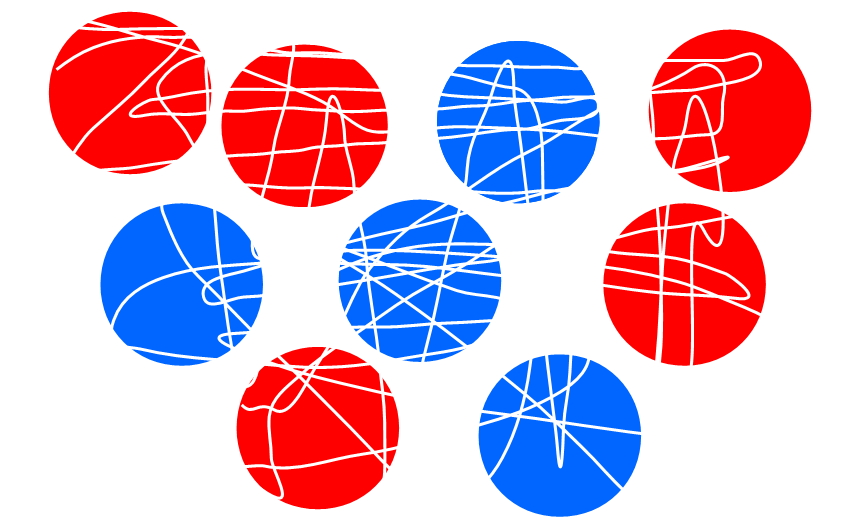
#> input picture Lab4_extra/zad_kółka_1.png, 850 x 529 px
$ python example_2.py
#> lines starting #> are read from the running program, lines starting #| are printed output that depends on the picture; after the words box and inside, x2 and y2 are one past the last pixel; in counts of white or black regions, pixels touching at a corner belong together
import cv2
import numpy as np

image_src = cv2.imread("zad_kółka_1.png")
#> image_src is the input picture: shape (529, 850, 3); mean B, G, R 203.6, 179.9, 215.4
image = image_src.copy()

background_mask = cv2.inRange(image, (255, 255, 255), (255, 255, 255))
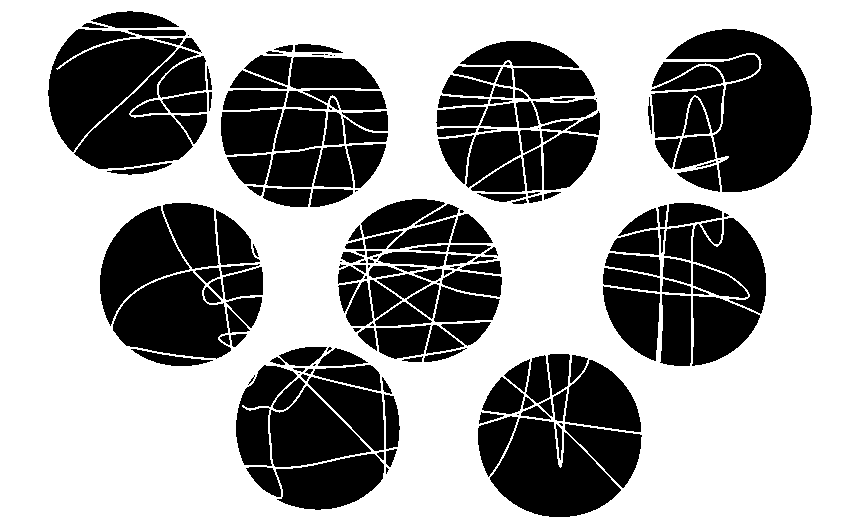
#> background_mask: shape (529, 850); 62% white; 209 black regions (31 under 20 px), largest, box (x1, y1, x2, y2) and area: (666, 29, 812, 192) 12137, (48, 29, 177, 152) 8413, (490, 418, 621, 517) 7886
image[background_mask == 255] = 0
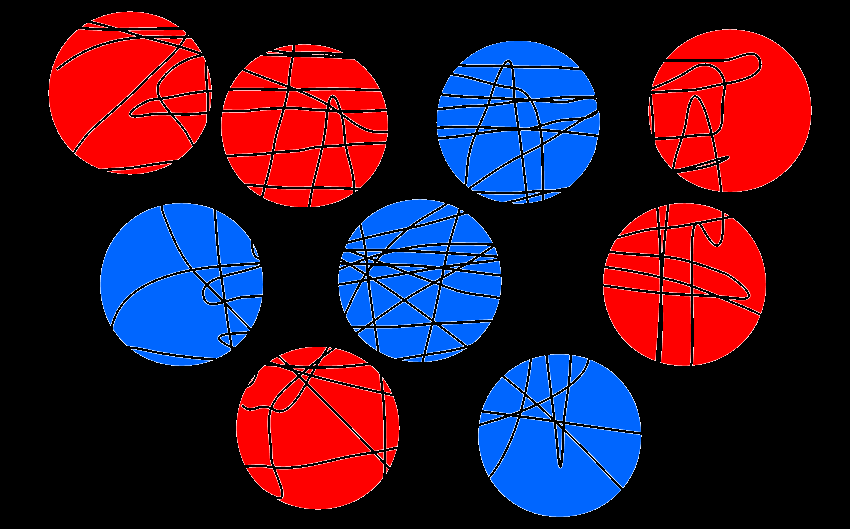
#> image: shape (529, 850, 3); mean B, G, R 45.4, 21.7, 57.2

blue_mask = cv2.inRange(image, (200, 100, 0), (255, 200, 0))
#> blue_mask: shape (529, 850); 14.5% white; 106 white regions (16 under 20 px), largest, box (x1, y1, x2, y2) and area: (491, 419, 620, 516) 7450, (114, 272, 230, 358) 6650, (101, 207, 189, 323) 4889
red_mask = cv2.inRange(image, (0, 0, 200), (0, 0, 255))
#> red_mask: shape (529, 850); 19% white; 84 white regions (11 under 20 px), largest, box (x1, y1, x2, y2) and area: (668, 30, 811, 192) 11585, (49, 30, 175, 150) 7827, (76, 49, 196, 168) 5371

blue_mask = cv2.morphologyEx(
    blue_mask, cv2.MORPH_CLOSE, cv2.getStructuringElement(cv2.MORPH_RECT, (15, 15))
)
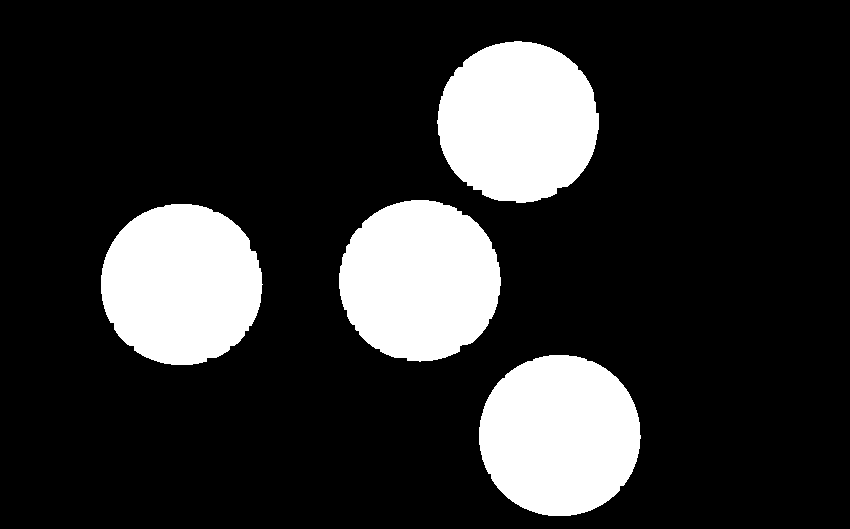
#> blue_mask: shape (529, 850); 18.2% white; 4 white regions, box (x1, y1, x2, y2) and area: (479, 355, 641, 516) 20580, (101, 204, 263, 365) 20492, (437, 41, 599, 203) 20484, (339, 200, 501, 362) 20479
red_mask = cv2.morphologyEx(
    red_mask, cv2.MORPH_CLOSE, cv2.getStructuringElement(cv2.MORPH_RECT, (15, 15))
)
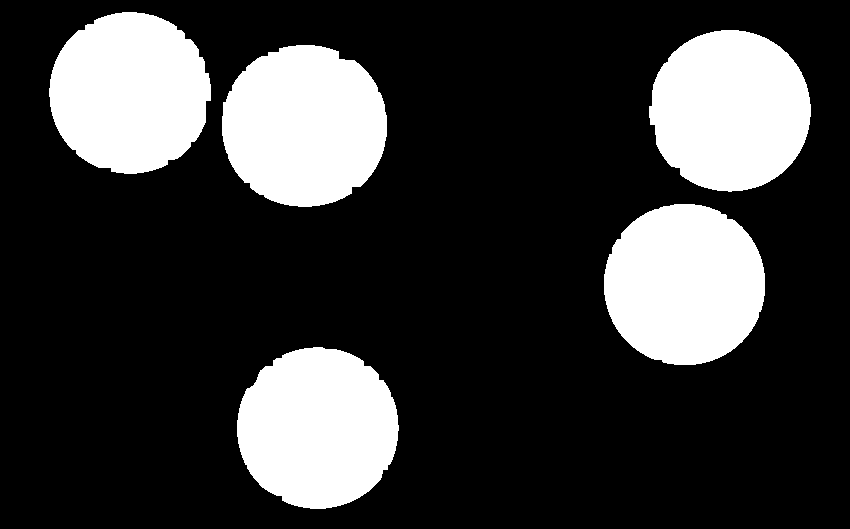
#> red_mask: shape (529, 850); 22.9% white; 5 white regions, box (x1, y1, x2, y2) and area: (222, 45, 387, 207) 21088, (604, 204, 765, 365) 20559, (649, 30, 811, 192) 20500, (237, 347, 399, 509) 20443, (49, 12, 211, 174) 20417

blue_edges = cv2.Canny(blue_mask, 100, 200)
#> blue_edges: shape (529, 850); 0.47% white in thin lines or dots, all inside (x1, y1, x2, y2) = (100, 40, 641, 516)
red_edges = cv2.Canny(red_mask, 100, 200)
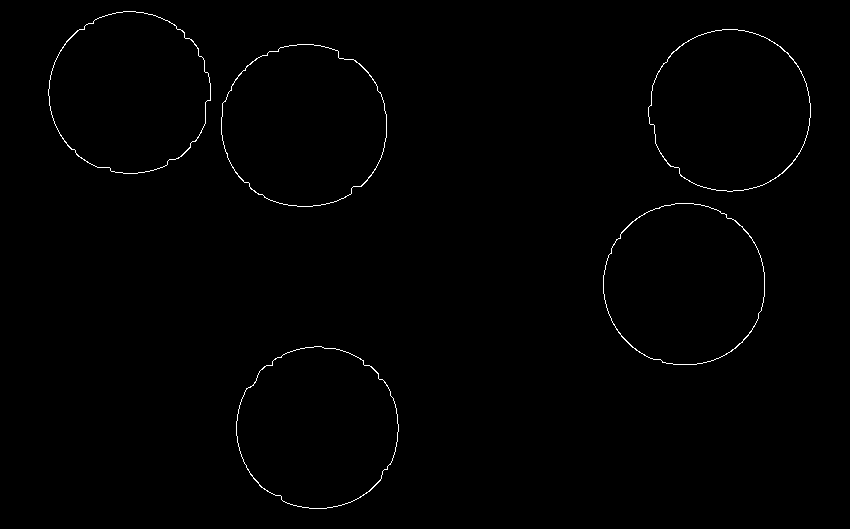
#> red_edges: shape (529, 850); 0.6% white in thin lines or dots, all inside (x1, y1, x2, y2) = (48, 11, 811, 509)

blue_circles = cv2.HoughCircles(
    blue_edges,
    cv2.HOUGH_GRADIENT,
    1,
    50,
    param1=100,
    param2=20,
    minRadius=50,
    maxRadius=100,
)
#> blue_circles = [[180.5, 283.5, 79.6], [420.5, 280.5, 81.1], [559.5, 436.5, 81.3], [518.5, 120.5, 81.2]]
blue_circles = np.uint16(np.around(blue_circles))
#> blue_circles = [[180, 284, 80], [420, 280, 81], [560, 436, 81], [518, 120, 81]]

for i in blue_circles[0, :]:
    cv2.circle(image_src, (i[0], i[1]), i[2], (0, 0, 255), 4)
#> this loop made 4 passes
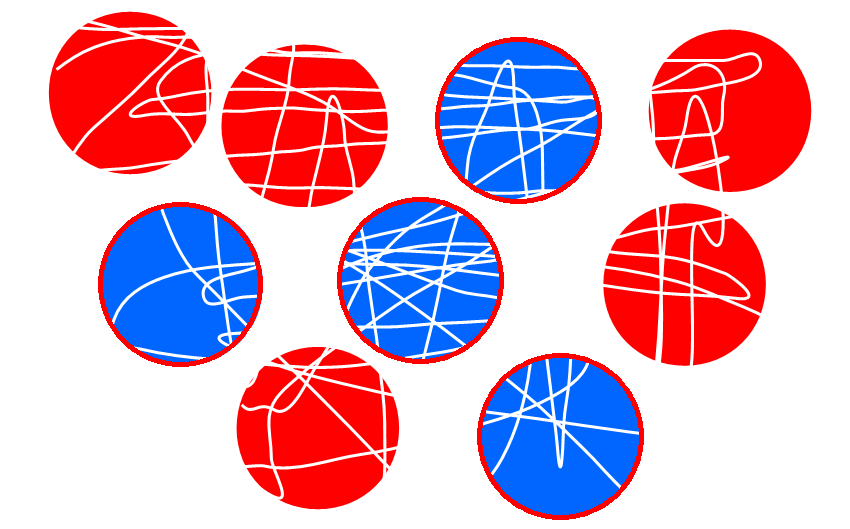
#> image_src: shape (529, 850, 3); 2.25% of pixels changed, all inside (x1, y1, x2, y2) = (98, 37, 644, 520)

red_circles = cv2.HoughCircles(
    red_edges,
    cv2.HOUGH_GRADIENT,
    1,
    50,
    param1=100,
    param2=20,
    minRadius=50,
    maxRadius=100,
)
#> red_circles = [[317.5, 426.5, 80.8], [730.5, 110.5, 81], [303.5, 124.5, 81.5], [685.5, 282.5, 80.8], [131.5, 94.5, 82.6]]
red_circles = np.uint16(np.around(red_circles))
#> red_circles = [[318, 426, 81], [730, 110, 81], [304, 124, 82], [686, 282, 81], [132, 94, 83]]

for i in red_circles[0, :]:
    cv2.circle(image_src, (i[0], i[1]), i[2], (255, 0, 0), 4)
#> this loop made 5 passes
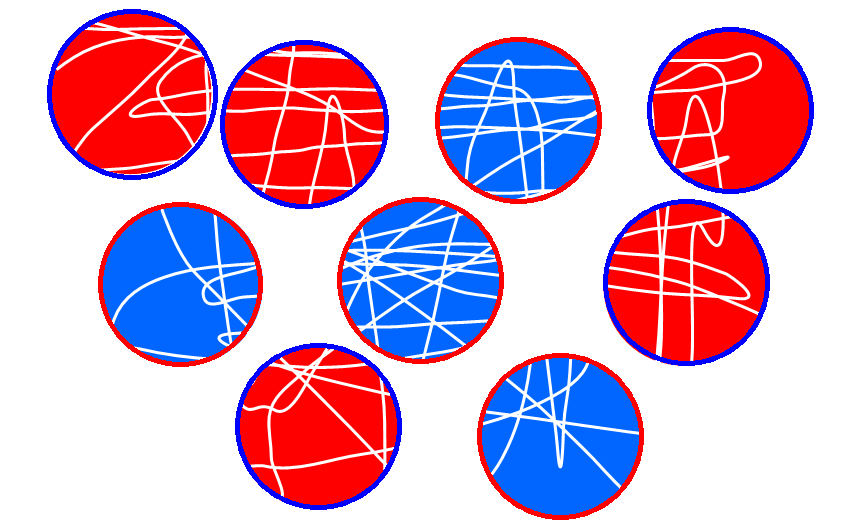
#> image_src: shape (529, 850, 3); 2.85% of pixels changed, all inside (x1, y1, x2, y2) = (47, 9, 814, 510)

cv2.imshow("image", image_src)
cv2.waitKey(0)
cv2.destroyAllWindows()
